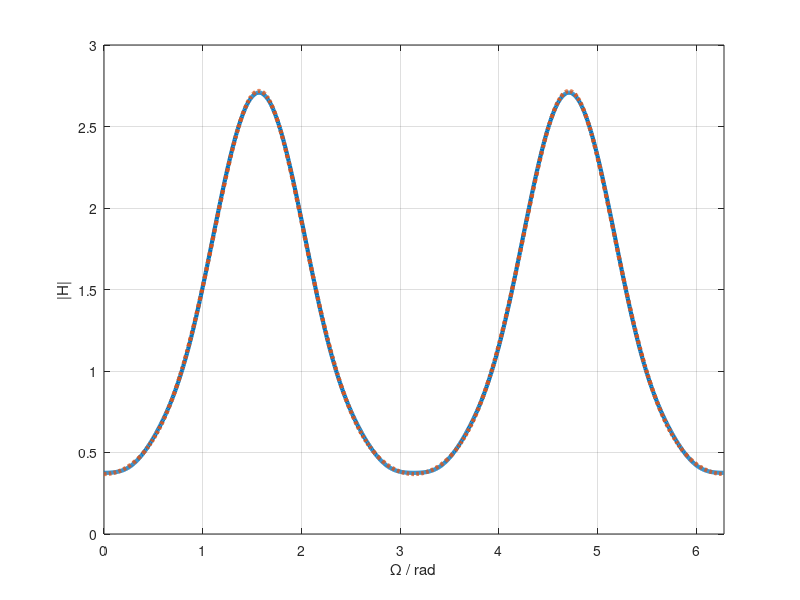

Reproduce this figure in MATLAB.
clear all
%close all
clc

% page 420, example 5 from
%@book{Strang2007,
%	address = {Wellesley},
%	author = {Gilbert Strang},
%	publisher = {Wellesley-Cambridge},
%	title = {Computational Science and Engineering},
%	year = {2007}}

% Laurent series |z|>0
N = 4;
h_tmp = factorial(0:N) .* (-1).^[0:N];
h_tmp = 1 ./ h_tmp;
h = zeros(1,2*N+1);
h(1:2:end) = h_tmp;  % non-zero FIR coefficients

%frequency vector:
NW = 2^10;
dW = 2*pi / NW;
W = 0:dW:2*pi-dW;

% DTFT frequency response of the FIR filter as H(z)
H = freqz(h,1,W);

% analytical function Ha(z) that belongs to above Laurent series
% cf. equation (5), page 420 in Strang2007
z = exp(1j*W);
Ha = exp(-z.^(-2));

sum(abs(Ha-H).^2) %check error

plot(W, abs(H), 'linewidth', 3), hold on
plot(W, abs(Ha), ':', 'linewidth', 3), hold off
xlabel('\Omega / rad')
ylabel('|H|')
grid on
xlim([0 2*pi])
ylim([0 3])
